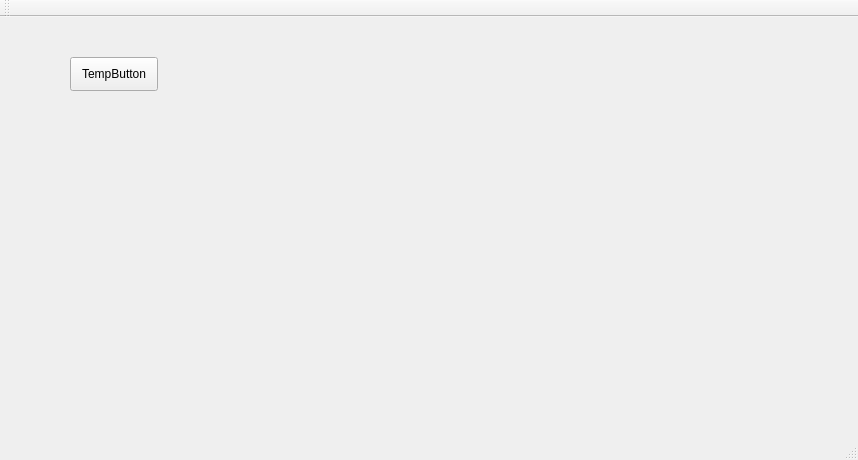
<?xml version="1.0" encoding="UTF-8"?>
<ui version="4.0">
 <class>MainWindow</class>
 <widget class="QMainWindow" name="MainWindow">
  <property name="geometry">
   <rect>
    <x>0</x>
    <y>0</y>
    <width>858</width>
    <height>460</height>
   </rect>
  </property>
  <property name="windowTitle">
   <string>MainWindow</string>
  </property>
  <widget class="QWidget" name="centralWidget">
   <widget class="QPushButton" name="b_tempButton">
    <property name="geometry">
     <rect>
      <x>70</x>
      <y>40</y>
      <width>88</width>
      <height>34</height>
     </rect>
    </property>
    <property name="text">
     <string>TempButton</string>
    </property>
   </widget>
  </widget>
  <widget class="QMenuBar" name="menuBar">
   <property name="geometry">
    <rect>
     <x>0</x>
     <y>0</y>
     <width>858</width>
     <height>30</height>
    </rect>
   </property>
  </widget>
  <widget class="QToolBar" name="mainToolBar">
   <attribute name="toolBarArea">
    <enum>TopToolBarArea</enum>
   </attribute>
   <attribute name="toolBarBreak">
    <bool>false</bool>
   </attribute>
  </widget>
  <widget class="QStatusBar" name="statusBar"/>
 </widget>
 <layoutdefault spacing="6" margin="11"/>
 <resources/>
 <connections/>
</ui>
